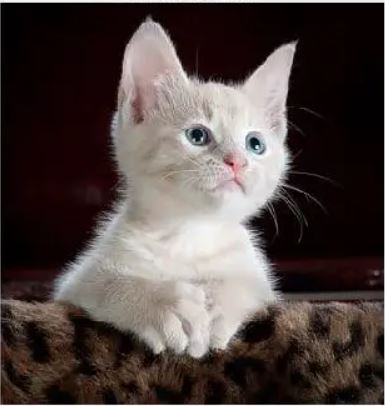
%> input picture DIPExample/cat.JPG, 385 x 406 px
$ octave dipexample.m   (GNU Octave 9; MATLAB toolbox functions it lacks are replaced by stand-ins)
%> lines starting %> are read from the running program, lines starting %| are printed output that depends on the picture
%% some basic intensity transformation functions
%gray image
OriginalImg = imread('\cat.jpg'); %kendi dosya uzantınızı eklemeyi unutmayın :)
%> OriginalImg is the input picture: size 406x385x3 uint8; mean R, G, B 80.2, 69.1, 66.4
GrayImg = rgb2gray(OriginalImg);
imshow(GrayImg)
%image negative
% s=  (L-1)-img
L=256;
Negativeimg = (L-1) - OriginalImg;
figure, subplot(2,2,1),imshow(OriginalImg),title('Original image')
subplot(2,2,2),imshow(Negativeimg),title('Negative Image')
%log transformation
% s = c*log(1+r)
r = double(OriginalImg)/255;
c = 2;
logimg= c*log(1+r);
subplot(2,2,3),imshow(logimg)
title('Log Transformation Image')
%power-law (gamma) transformation
% s = c*r^g
g = 0.7;
power_lawimg = c*(r.^g);
subplot(2,2,4),imshow(power_lawimg)
title('Power-Law Transformation Image')
%% Histogram processing
OriginalImg = imread('\cat.jpg');
figure, subplot(2,2,1),imshow(OriginalImg)
subplot(2,2,2),imhist(OriginalImg)
hist_equation_img = histeq(OriginalImg);
subplot(2,2,3),imshow(hist_equation_img)
subplot(2,2,4), imhist(hist_equation_img)
%> after `imhist(hist_equation_img)`:
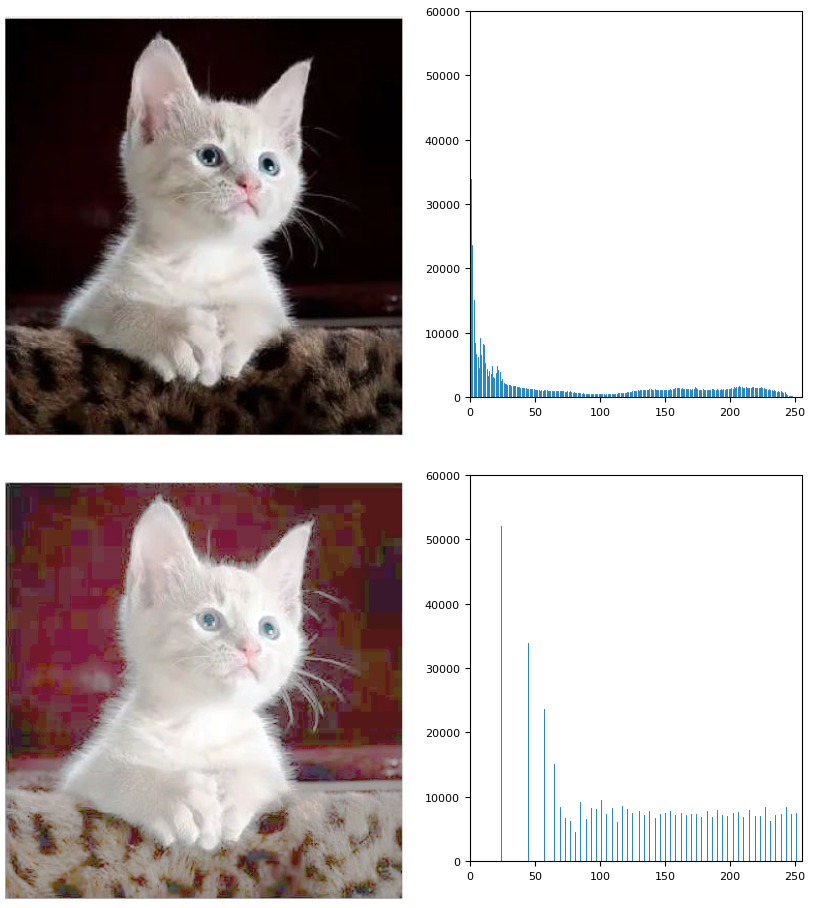
%> figure redrawn from the program's plot data, 4 panels
%% Spatial Filters
% Smoothing(Lowpass) Filters
%median filter
OriginalImg = imread('\cat.jpg');
NoiseImg = imnoise(OriginalImg,'salt & pepper',0.2);
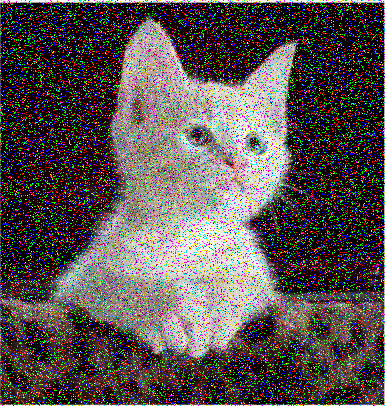
%> NoiseImg: size 406x385x3 uint8; mean R, G, B 89.6, 80.9, 78.7

% filter each channel separately
r = medfilt2(NoiseImg(:, :, 1), [3 3]);
%> r: size 406x385 uint8
g = medfilt2(NoiseImg(:, :, 2), [3 3]);
b = medfilt2(NoiseImg(:, :, 3), [3 3]);

% reconstruct the image from r,g,b channels
MedImg = cat(3, r, g, b);

figure,subplot(1,3,1), imshow(OriginalImg), title('Original Image')
subplot(1,3,2), imshow(NoiseImg) , title('Noise Image')
subplot(1,3,3), imshow(MedImg) , title('Median Image')

%Mean(averaring) Filter
f = ones(5,5)/25;
MeanImg = imfilter(GrayImg,f);
figure,subplot(1,2,1), imshow(GrayImg) , title('Gray Image')
subplot(1,2,2), imshow(MeanImg) , title('Mean(averaring) Image')

% Gausian filter
Iblur1 = imgaussfilt(GrayImg,2);
Iblur2 = imgaussfilt(GrayImg,4);
Iblur3 = imgaussfilt(GrayImg,8);
figure, subplot(2,2,1),imshow(GrayImg)
subplot(2,2,2),imshow(Iblur1)
subplot(2,2,3), imshow(Iblur2)
subplot(2,2,4), imshow(Iblur3)

sigma = 1.5;
w = sigma * 6 + 1;
Gaussian_filter= fspecial('gaussian',[w w], sigma);
GaussianImg= imfilter(OriginalImg, Gaussian_filter, 'replicate');
figure, subplot(1,2,1), imshow(OriginalImg),title('Original Image')
subplot(1,2,2), imshow(GaussianImg),title('Gaussian Image')

%Sharpening(Highpass)Filters
SharpImg = imsharpen(OriginalImg);
SharpenedImg = imsharpen(OriginalImg,'Radius',4,'Amount',2);


figure,subplot(1,3,1), imshow(OriginalImg) , title('Original Image')
subplot(1,3,2), imshow(SharpImg) , title('Sharpened1 Image')
subplot(1,3,3), imshow(SharpenedImg) , title('Sharpened2 Image')

%Laplacian Filter
OriginalImg = imread('\cat.jpg');

Laplacian_filter1=[0 1 0; 1 -4 1; 0 1 0];
r1=conv2(OriginalImg(:, :,1),Laplacian_filter1,'same');
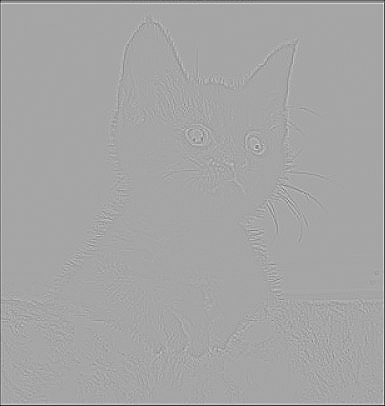
%> r1: size 406x385 double; min -600, max 324, mean -1.9; drawn with min black and max white
g1=conv2(OriginalImg(:, :,2),Laplacian_filter1,'same');
b1=conv2(OriginalImg(:, :,3),Laplacian_filter1,'same');
LaplacianImg1 = cat(3,r1,g1,b1);
LaplacianImg1=uint8(LaplacianImg1);
%> LaplacianImg1: size 406x385x3 uint8

Laplacian_filter2 = [-1 -1 -1; -1 8 -1; -1 -1 -1];
r2=conv2(OriginalImg(:, :,1),Laplacian_filter2,'same');
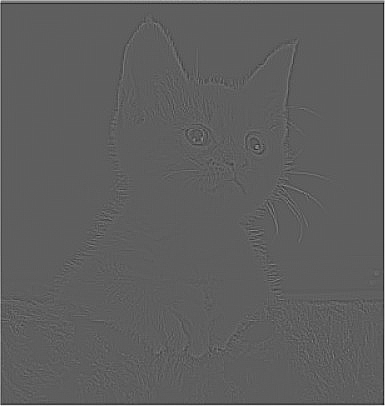
%> r2: size 406x385 double; min -867, max 1467, mean 5.7; drawn with min black and max white
g2=conv2(OriginalImg(:, :,2),Laplacian_filter2,'same');
b2=conv2(OriginalImg(:, :,3),Laplacian_filter2,'same');
LaplacianImg2 = cat(3,r2,g2,b2);
LaplacianImg2=uint8(LaplacianImg2);
%> LaplacianImg2: size 406x385x3 uint8

figure,subplot(1,3,1), imshow(OriginalImg) , title('Original Image')
subplot(1,3,2),imshow(abs(OriginalImg-LaplacianImg1)), title('Laplacian Image1')
subplot(1,3,3),imshow(abs(OriginalImg-LaplacianImg2)), title('Laplacian Image2')

%Sharpen Image
Filter = [0 -1 0; -1 5 -1;0 -1 0];
Sharpened_image= imfilter(OriginalImg, Filter, 'replicate');

figure,subplot(1,2,1);imshow(OriginalImg),title('the original image');
subplot(1,2,2),imshow(Sharpened_image),title('the sharpen image');
%Image Gradiant
%# apply sobel filter on I with replicate padding
% sobelX and sobelY
Hx = [1 0 -1; 2 0 -2; 1 0 -1] ./ 8.0;
Hy = [1 2 1;0 0 0;-1 -2 -1] ./ 8.0;

% replicate padding
Ix = [GrayImg(:,1) GrayImg(:,1:end) GrayImg(:,end)];
Ixy = [Ix(1,:);Ix(1:end,:); Ix(end,:)];

% apply sobel filter with 2d-convolution and return results
% http://www.mathworks.com/help/matlab/ref/conv2.html
Dx = conv2(Ixy, Hx);
Dx = Dx(3:end-2,3:end-2);
%> Dx: size 406x385 double
Dy = conv2(Ixy, Hy);
Dy = Dy(3:end-2,3:end-2);
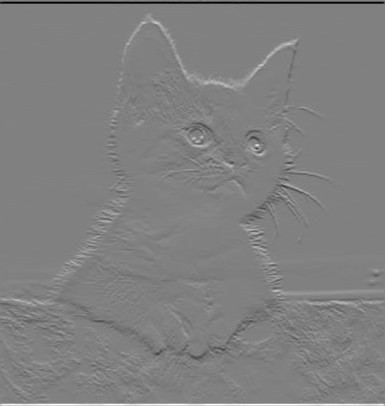
%> Dy: size 406x385 double; min -121.9, max 119.4, mean 0; drawn with min black and max white
Dxy = sqrt(Dx.^2 + Dy.^2); % look like edges, right?

%# plot
figure;
subplot(2,2,1),imshow(GrayImg),title('the original image');
subplot(2,2,2),imshow(Dx),title('the image gradient Dx');
subplot(2,2,3),imshow(Dy),title('the image gradient Dy');
subplot(2,2,4),imshow(Dxy),title('the image gradient Dxy');
%> after `imshow(Dxy)`:
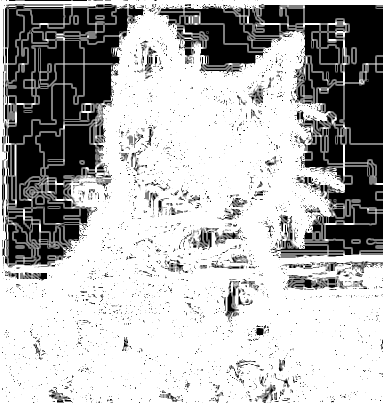
%> displayed picture: size 406x385, on the screen's scale of 0 to 255; min 0, max 255, mean 178.5

% [7 lines of commented-out code are left out]
w1 = fspecial('laplacian');
HP = imfilter(OriginalImg,w1,'replicate');
A=1.5;
HBP= (A-1)*(OriginalImg)- HP;
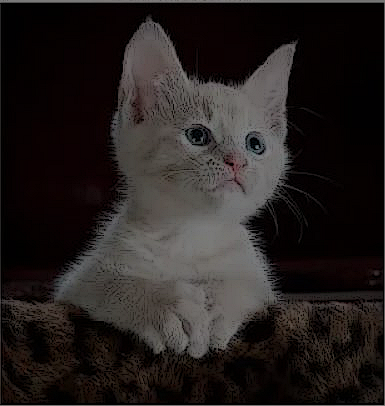
%> HBP: size 406x385x3 uint8; mean R, G, B 37.5, 32.4, 31.1
subplot(1,2,1),imshow(OriginalImg);title('Original Image');
subplot(1,2,2),imshow(HBP);title('HighBoost Image');
